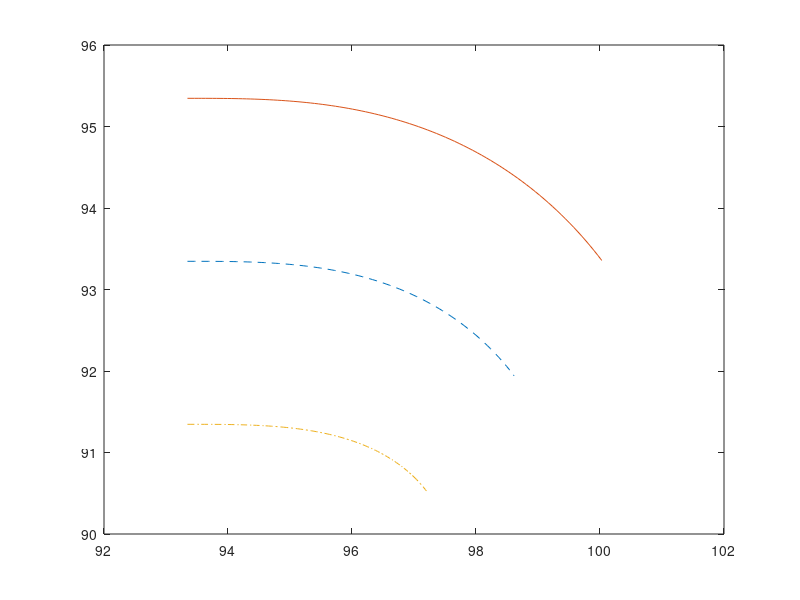
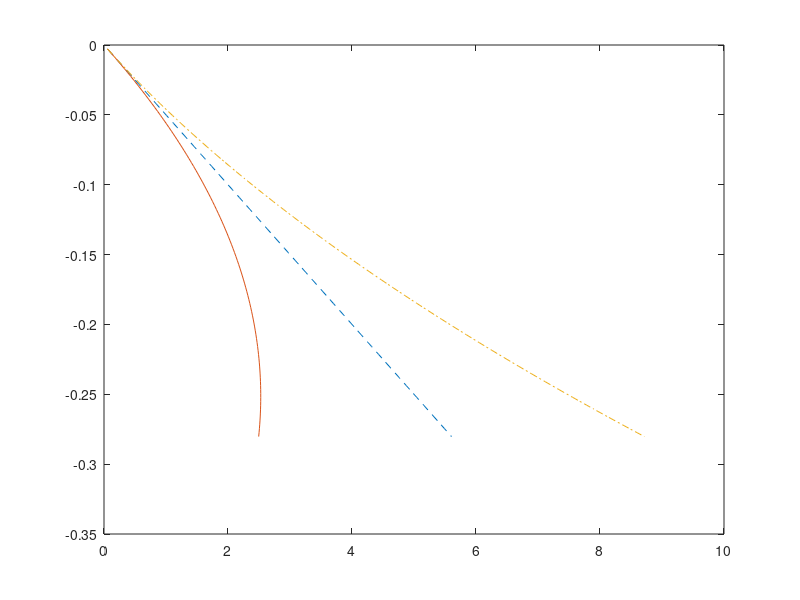

MATLAB code to generate these figures, in order:
%%
%%本测试用来记录螺旋线进行横向偏移后是否还是螺旋线，结论：不是螺旋线
%% for test offset lane
    clf;
    clc;
    clear;
    % s = 9.3345930335000006e+001;
    x_start= 9.3345930335000006e+001;
    y_start= 9.3345930335000006e+001;
    hdg=0.0000000000000000e+000;
    mlength=5.6049910000000001e+000;
    curvstart=0.0000000000000000e+000;
    curvEnd=-2.8024959999999999e-001;
    offset =2.0;

    n = 100;
    xs = zeros(1,n);
    ys = zeros(1,n);
    ss = zeros(1,n);
    
    ss_new = zeros(1,n);
    curvs = zeros(1,n);
    xs_off = zeros(1,n);
    ys_off = zeros(1,n);
    t = linspace(0,mlength,n);
    c = (curvEnd - curvstart)/mlength;   
    cosline = @(t)(cos(c/2.0*t.^2 + curvstart *t + hdg));
    sinline = @(t)(sin(c/2.0*t.^2 + curvstart *t + hdg));
    for i= 1:n
        xs(i) = integral(cosline,t(1),t(i)) + x_start;
        ys(i) = integral(sinline,t(1),t(i)) + y_start;
        ss(i) = i*mlength/n;
        
        ss_new(i) = ss(i)*(1+offset*(curvstart + (i-1)*mlength/n*c));
        ss_new_1(i) = ss(i)*(1-offset*(curvstart + (i-1)*mlength/n*c));
        curvs(i) = curvstart+c*mlength*i/n;
%         hdgs(i)/ss(i)
        fprintf("curvs(%d) : %f   ",i,curvs(i));
        if mod(i,4)==0
             fprintf("\n");
        end
    end 
    diff_curvs = diff(curvs);
    for i =1:n-1
        fprintf("diff_curvs(%d) : %f \n ",i,diff_curvs(i));
    end
    
        
        
        figure(2)
        plot(ss,curvs,'linestyle','--');
        hold on 
        plot(ss_new,curvs,'linestyle','-');
        hold on 
        plot(ss_new_1,curvs,'linestyle','-.');
        
        p1 = polyfit(ss,curvs,2);
        p2 = polyfit(ss_new,curvs,2);
        p3 = polyfit(ss_new_1,curvs,2);
%         
%         figure(3)
%         % 曲率变化率
%         plot(ss(1:end-1),diff(curvs),'linestyle','--');
%         hold on 
%         plot(ss_new(1:end-1),diff(curvs),'linestyle','-');
%         hold on 
%         plot(ss_new_1(1:end-1),diff(curvs),'linestyle','-.');

    for i= 1:n
        temp_s = i/n*mlength;
        xs_off(i) = xs(i) + offset*cos(hdg + curvstart*temp_s + c * temp_s.^2/2.0 +pi/2);
        ys_off(i) = ys(i) + offset*sin(hdg + curvstart*temp_s + c * temp_s.^2/2.0 +pi/2);
        xs_off_1(i) = xs(i) + offset*cos(hdg + curvstart*temp_s + c * temp_s.^2/2.0 -pi/2);
        ys_off_1(i) = ys(i) + offset*sin(hdg + curvstart*temp_s + c * temp_s.^2/2.0 -pi/2);
    end
        figure(1)
        plot(xs,ys,'linestyle','--');
        hold on 
        plot(xs_off,ys_off,'linestyle','-');
        hold on 
        plot(xs_off_1,ys_off_1,'linestyle','-.');
